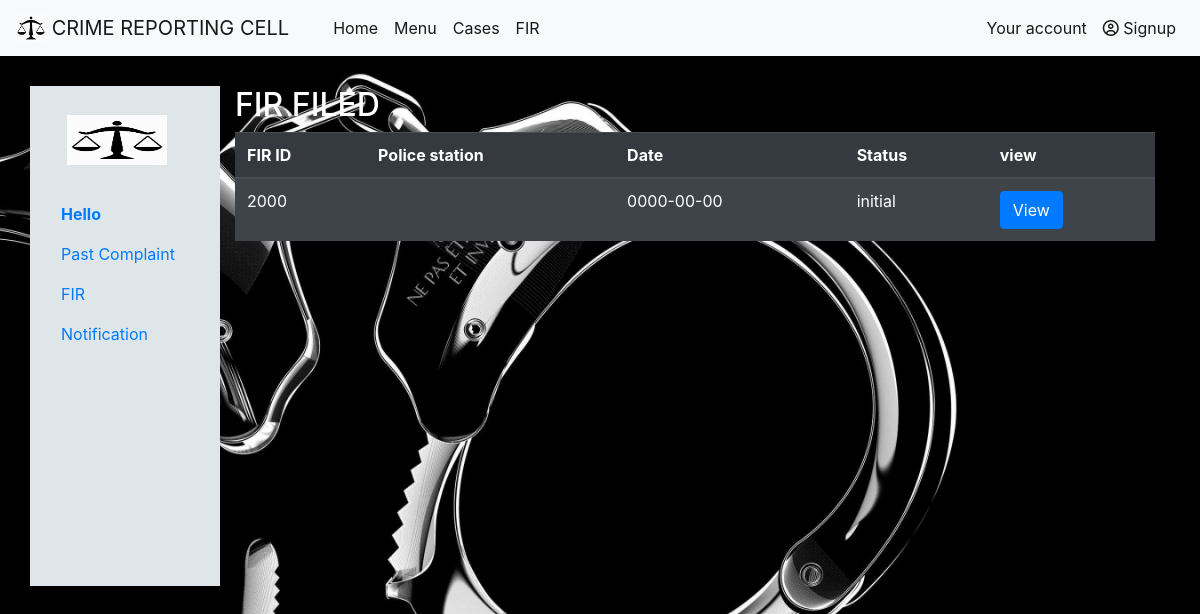
Screenshot of /police_fir_view.php with the database file from the repository.
### tables this page shows
CREATE TABLE `fir` (
  `FIRid` int(5) NOT NULL,
  `cmpid` int(5) NOT NULL,
  `fir` longtext NOT NULL,
  `address` varchar(40) NOT NULL,
  `police` varchar(20) NOT NULL,
  `casetype` varchar(15) NOT NULL,
  `section` varchar(50) NOT NULL,
  `date` date NOT NULL,
  `time` time NOT NULL,
  `status` text NOT NULL DEFAULT 'initial'
);

### police_fir_view.php (the view, shortened to what this page needs)
<html>
<head>
<link rel="stylesheet" href="https://stackpath.bootstrapcdn.com/bootstrap/4.5.2/css/bootstrap.min.css">
</head>
<body>
<nav class="navbar navbar-expand-lg navbar-light bg-light">
  <a class="navbar-brand" href="#">
    <img src="photos/logo.png" width="30" height="30" class="d-inline-block align-top" alt="" loading="lazy">
    CRIME REPORTING CELL
  </a>
  <div class="collapse navbar-collapse" id="navbarSupportedContent">
    <ul class="navbar-nav mr-auto">
      <li class="nav-item active">
        <a class="nav-link" href="homepage.php">Home</a>
      </li>
      <li class="nav-item active">
        <a class="nav-link" href="#">Menu</a>
      </li>
      <li class="nav-item active">
        <a class="nav-link" href="#">Cases</a>
      </li>
      <li class="nav-item active">
        <a class="nav-link" href="#">FIR</a>
      </li>
    </ul>
	<ul class="nav navbar-nav navbar-right">
					<?php
						if(isset($_SESSION['name']))
						{
							$us=$_SESSION['name'];
							if($us=='Admin')
							{
							echo "<li class='nav-item active'><a href='homepage.php' class='nav-link'><span class='glyphicon glyphicon-user'></span>".$us."</a></li>";
							echo "<li class='nav-item active'><a href='admindashboard.php' class='nav-link'><span class='glyphicon glyphicon-user'></span>".'Dashboard'."</a></li>";
							echo "<li class='nav-item active'><a href='logout.php' class='nav-link'><span class='glyphicon glyphicon-user'></span>".'Logout'."</a></li>";
							}
							else
							{
							echo "<li class='nav-item active'><a href='homepage.php' class='nav-link'><span class='glyphicon glyphicon-user'></span>".$us."</a></li>";
							echo "<li class='nav-item active'><a href='add_dish.php' class='nav-link'><span class='glyphicon glyphicon-user'></span>".'Dashboard'."</a></li>";
							echo "<li class='nav-item active'><a href='logout.php' class='nav-link'><span class='glyphicon glyphicon-user'></span>".'Logout'."</a></li>";
							}
						}
						else
						{
							echo "<li class='nav-item active'><a href='login.php' class='nav-link'><span class='glyphicon glyphicon-user'></span>"."Your account"."</a></li>";
							echo "<li class='nav-item active'><a href='signup.html' class='nav-link'><span class='far fa-user-circle'></span>"."&nbspSignup"."</a></li>";
						}
					?>
	</ul>
  </div>
</nav>
<div class="container" style="margin-top:30px;">
  <div class="row">
    <div class="col-sm-2" style="background-color:#dfe6e9; height:500px;">
      <ul class="nav nav-pills flex-column">
	  <br>
				<li class="nav-item">
				<center>
			<a class="navbar-brand" href="#">
			<img src="photos/logo.png" width="100" height="50" class="d-inline-block align-top" alt="" loading="lazy">
			</a>
			</center>
		</li>
		<br>
		<li>
		<?php
						if(isset($_SESSION['name']))
						{
							$us=$_SESSION['name'];
							if($us=='Admin')
							{
								echo "<a href='user_dashboard.php' class='nav-link'></span>".$us."</a></li>";
							}
							else
							{
								echo "<a href='user_dashboard.php' class='nav-link'><b>".'Hello  '.$us."</b></a></li>";
							}
						}
						else
						{
							$us=$_SESSION['place'];
							echo "<a href='police_dashboard.php' class='nav-link'><b>".'Hello  '.$us."</b></a></li>";
						}
					?>
        <li class="nav-item">
          <a class="nav-link" href="police_pastcomplaint.php">Past Complaint</a>
        </li>
        <li class="nav-item">
          <a class="nav-link" href="police_fir_view.php">FIR</a>
        </li>
        <li class="nav-item">
          <a class="nav-link" href="#">Notification</a>
        </li>
      </ul>
    </div>
    <div class="col-sm-10">
	<font color="white">
      <h2>FIR FILED</h2>
			  <table class="table table-dark table-striped">
				<thead>
				  <tr>
					<th>FIR ID</th>
					<th>Police station</th>
					<th>Date</th>
					<th>Status</th>
					<th>view</th>
				  </tr>
				</thead>
				<tbody>
			<?php
			$conn=new mysqli("localhost","root","","crime");
								$sql = mysqli_query($conn, "SELECT * FROM fir WHERE police='$us'");
								echo"<center>";
								while ($row = mysqli_fetch_array($sql))
								{
									echo "<tr>";
											echo "<td>".$row['FIRid']."</td>";
											echo "<td>".$row['police']."</td>";
											echo "<td>".$row['date']."</td>";
											echo "<td>".$row['status']."</td>";
											echo "<td><a class='btn btn-primary' href='police_fir.php?fID=$row[FIRid]' role='button'>View</a></td>";
										  echo "</tr>";
														}
									echo "</center>";
			?>
			</tbody>
			</table>
    </div>
  </div>
</div>
</body>
</html>

### police_fir_view.php (style rules this page uses)
.navbar-nav { padding-left:20px; }
body { background-image: url("photos/bg.jpg"); background-attachment: fixed; background-position: center; background-size: cover; }

### rows the page displays
fir: FIRid "2000", date "0000-00-00", status "initial"
